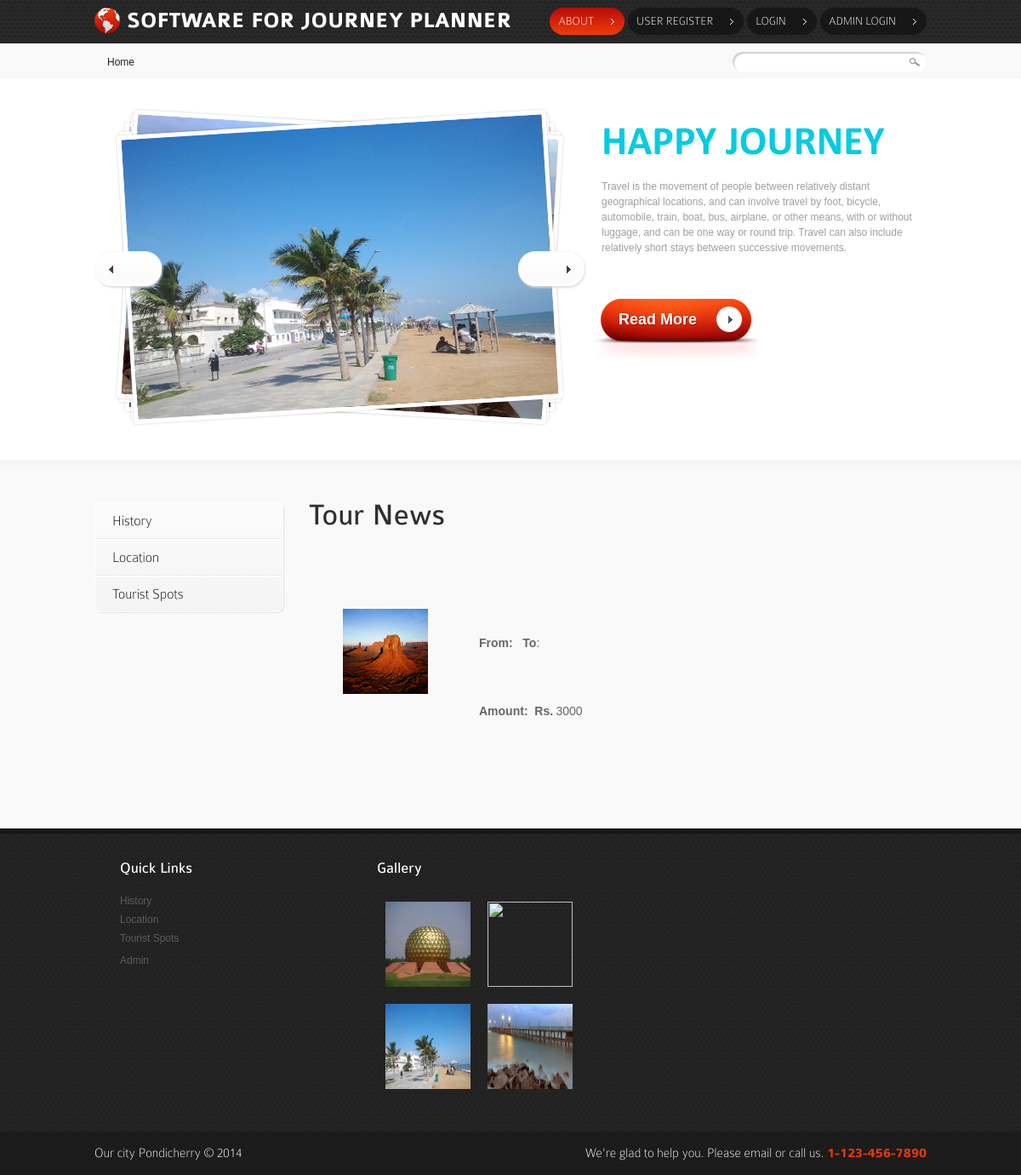
The page / on the database its author committed.
### tables this page shows
CREATE TABLE `add_tour` (
  `id` int(11) NOT NULL,
  `source` varchar(100) NOT NULL,
  `dest` varchar(100) NOT NULL,
  `package` varchar(50) NOT NULL,
  `tourbus` varchar(100) NOT NULL,
  `touramount` varchar(100) NOT NULL,
  `tourimage` varchar(100) NOT NULL,
  `tra_time` varchar(30) NOT NULL,
  `rdate` varchar(100) NOT NULL
);

### index.php (the view, shortened to what this page needs)
<!DOCTYPE html>
<html lang="en">
<head>
	<link rel="stylesheet" href="css/reset.css" type="text/css" media="all">
	<link rel="stylesheet" href="css/grid.css" type="text/css" media="all">
	<link rel="stylesheet" href="css/style.css" type="text/css" media="all">
	<link rel="stylesheet" href="css/jquery-ui-1.8.5.custom.css" type="text/css" media="all">
</head>
<body>
	<header>
		<nav>
			<div class="container">
				<div class="wrapper">
					<h1><a href="index.php"><strong>SOFTWARE FOR JOURNEY PLANNER</strong></a></h1>
					<ul>
						<li><a href="index.php" class="current">about</a></li>
					    <li><a href="user_register.php">User Register</a></li>
						<li><a href="user_login.php">Login</a></li>
						<li><a href="admin.php">Admin Login</a></li>
					</ul>
			  </div>
			</div>
		</nav>
		<section class="adv-content">
			<div class="container">
				<ul class="breadcrumbs">
					<li>Home</li>
				</ul>
				<form action="" id="search-form">
					<fieldset>
						<input type="text" value=""><input type="submit" value="">
					</fieldset>
				</form>
			</div>
		</section><div class="ic"></div>
	</header>
	<section id="content">
		<div class="top">
			<div class="container">
				<div class="clearfix">
				  <section id="gallery">
						<div class="pics">
							<img src="pondicherry/Pondy Beach (18)-769332.jpg" alt="" width="4910" height="329">
						</div>
					  <a href="#" id="prev"></a>
				    <a href="#" id="next"></a></section>
					<section id="intro">
						<div class="inner">
							<h2 align="left" class="style8">HAPPY JOURNEY </h2>
							<p>Travel is the movement of people between relatively distant geographical locations, and can involve travel by foot, bicycle, automobile, train, boat, bus, airplane, or other means, with or without luggage, and can be one way or round trip. Travel can also include relatively short stays between successive movements.</p>
							<br>
							<a href="history.php" class="extra-button">Read More</a>
						</div>
					</section>
				</div>
			</div>
		</div>
		<div class="middle">
			<div class="container">
				<div class="wrapper">
					<div class="grid3 first">
						<ul class="categories">
							<li><a href="history.php">History</a></li>
							<li><a href="location.php">Location</a></li>
							<li><a href="tourist.php">Tourist Spots </a></li>
						</ul>
					</div>
					<div class="grid9" style="line-height:20px;">
						<h2>Tour News</h2>
						<marquee>
						<?php $query = mysql_query("select * from add_tour");
						while($res = mysql_fetch_array($query))
						{
						?>
						<table width="" border="1" cellpadding="20" cellspacing="20">
                          <tr>
                            <td rowspan="3" align="center" valign="middle"><img src="Arrange/<?php echo $res['tourimage'];?>" height="100" width="100"/></td>
                            <td><span class="style5"><a href="user_login.php?id=<?php echo $res['id'];?>"><?php echo $res['tourname']; ?></a></span></td>
                          </tr>
                          <tr>
                            <td><span class="style7">From:&nbsp;&nbsp;</span><span class="style5"><?php echo $res['tourdate']; ?><strong> To</strong>:&nbsp;&nbsp;<?php echo $res['returndate'];?></span></td>
                          </tr>
                          <tr>
                            <td><span class="style7">Amount:&nbsp;&nbsp;Rs.</span> <span class="style5"><?php echo $res['touramount'];?></span></td>
                          </tr>
                        </table>
						<?php
						}
						?>
						</marquee>
						<p>&nbsp;</p>
					</div>
				</div>
			</div>
		</div>
		<div class="bottom">
			<div class="container">
				<div class="wrapper">
				  <div class="grid3">
						<h3>Quick Links</h3>
						<ul class="list2">
								<li><a href="history.php">History</a></li>
							<li><a href="location.php">Location</a></li>
							<li><a href="tourist.php">Tourist Spots </a></li>
							<li><a href="contact.php"></a></li>
							<li><a href="admin.php">Admin</a></li>
					</ul>
					</div>
					<div class="grid34">
						<h3>Gallery</h3>
						<div id="imag1" style="margin:10px; float:left">
					<img src="pondicherry/12249_0.jpg" height="100" width="100">
					</div>
					<div id="imag1" style="margin:10px; float:left">
					<img src="pondicherry/dscn3675.jpg" height="100" width="100">
					</div>
					<div id="imag1" style="margin:10px; float:left">
					<img src="pondicherry/Pondy Beach (18)-769332.jpg" height="100" width="100">
</div><div id="imag1" style="margin:10px; float:left"><img src="pondicherry/Pondicherry-Harbour1.jpg" height="100" width="100"></div>
					</div>
				</div>
					</div>
				</div>
	</section>
	<footer>
		<div class="container">
			<div class="wrapper">
				<div class="copy">Our city Pondicherry &copy; 2014</div>
				<address class="phone">
					We're glad to help you. Please email or call us. <strong>1-123-456-7890</strong>
				</address>
			</div>
		</div>
	</footer>
</body>
</html>

### css/grid.css (style rules this page uses)
.container { width: 978px; margin: 0 auto; position:relative; }
.grid1, .grid2, .grid3, .grid4, .grid5, .grid6, .grid7, .grid8, .grid9, .grid10, .grid11,.grid34 { float: left; margin-left: 30px; }
.grid3 { width: 222px; }
.grid34 { width: 250px; margin-left: 80px; }
.grid9 { width: 726px; }
.first { margin-left: 0; clear: left; }
.clearfix:after { clear: both; content: ' '; display: block; font-size: 0; line-height: 0; visibility: hidden; width: 0; height: 0; }
.clearfix { display: inline-block; }
.clearfix { display: block; }

### index.php (style rules this page uses)
.style7 { color: #666666; font-weight: bold; font-size: 14px; }
.style8 { font-family: Verdana, Arial, Helvetica, sans-serif; font-weight: bold; }

### rows shown on the page
add_tour: tourimage (picture), touramount "3000"
